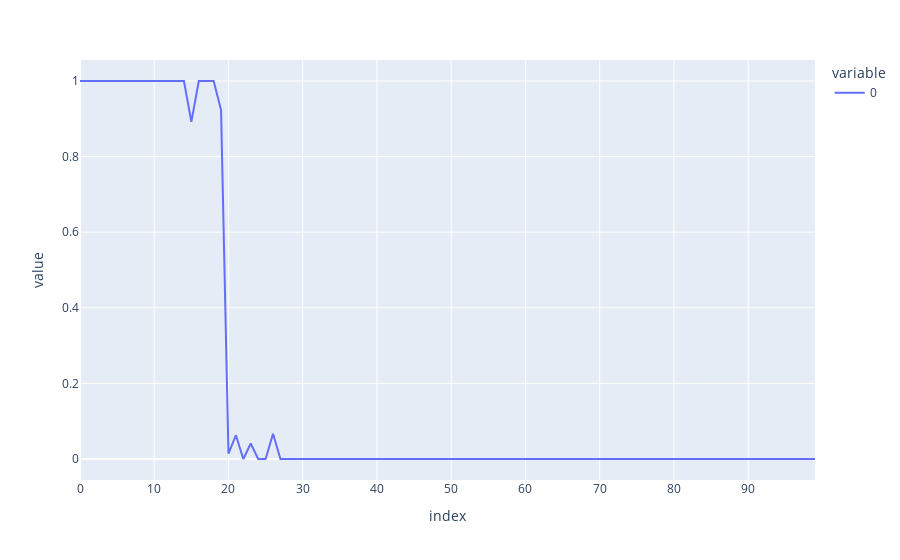

Notebook cell for this chart:
### Code cell
px.line(avg_Ns / n_sim)

### Figure 1 — Plotly figure (JSON) as saved in the notebook; plotly's stock layout.template omitted (floating-point values rounded to 4 significant figures)
{"data": [{"hovertemplate": "variable=0<br>index=%{x}<br>value=%{y}<extra></extra>", "legendgroup": "0", "line": {"color": "#636efa", "dash": "solid"}, "marker": {"symbol": "circle"}, "mode": "lines", "name": "0", "orientation": "v", "showlegend": true, "type": "scatter", "x": [0, 1, 2, 3, 4, 5, 6, 7, 8, 9, 10, 11, 12, 13, 14, 15, 16, 17, 18, 19, 20, 21, 22, 23, 24, 25, 26, 27, 28, 29, 30, 31, 32, 33, 34, 35, 36, 37, 38, 39, 40, 41, 42, 43, 44, 45, 46, 47, 48, 49, 50, 51, 52, 53, 54, 55, 56, 57, 58, 59, 60, 61, 62, 63, 64, 65, 66, 67, 68, 69, 70, 71, 72, 73, 74, 75, 76, 77, 78, 79, 80, 81, 82, 83, 84, 85, 86, 87, 88, 89, 90, 91, 92, 93, 94, 95, 96, 97, 98, 99], "xaxis": "x", "y": [1, 1, 1, 1, 1, 1, 1, 1, 1, 1, 1, 1, 1, 1, 1, 0.892, 1, 1, 1, 0.923, 0.014, 0.063, 0, 0.041, 0, 0, 0.067, 0, 0, 0, 0, 0, 0, 0, 0, 0, 0, 0, 0, 0, 0, 0, 0, 0, 0, 0, 0, 0, 0, 0, 0, 0, 0, 0, 0, 0, 0, 0, 0, 0, 0, 0, 0, 0, 0, 0, 0, 0, 0, 0, 0, 0, 0, 0, 0, 0, 0, 0, 0, 0, 0, 0, 0, 0, 0, 0, 0, 0, 0, 0, 0, 0, 0, 0, 0, 0, 0, 0, 0, 0], "yaxis": "y"}], "layout": {"legend": {"title": {"text": "variable"}, "tracegroupgap": 0}, "margin": {"t": 60}, "xaxis": {"anchor": "y", "domain": [0, 1], "title": {"text": "index"}}, "yaxis": {"anchor": "x", "domain": [0, 1], "title": {"text": "value"}}}}
